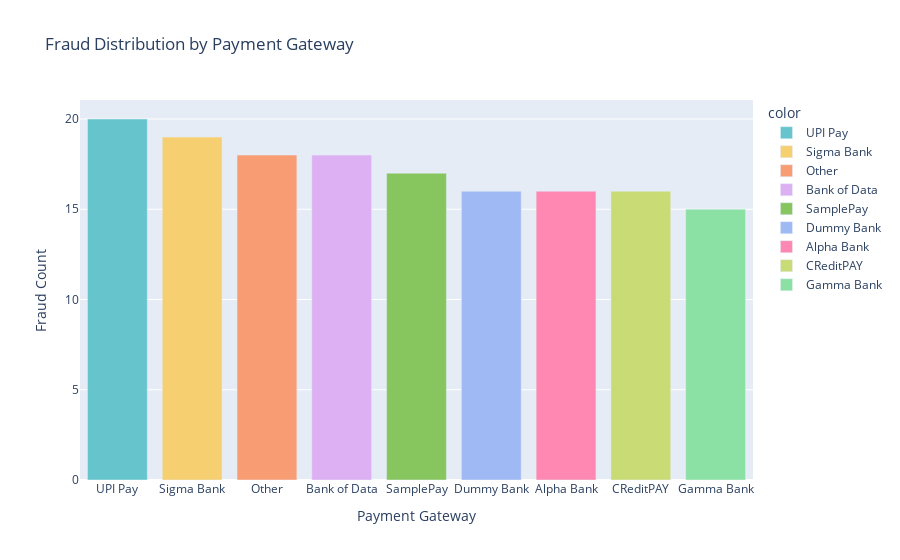

Notebook cell for this chart:
### Code cell
#plot 2 farud distribution by payment gateway 
fig = px.bar(x=fraud['Payment_Gateway'].value_counts().index,
             y=fraud['Payment_Gateway'].value_counts().values,
             title='Fraud Distribution by Payment Gateway' , 
             color=fraud['Payment_Gateway'].value_counts().index,
             labels={'x': 'Payment Gateway', 'y': 'Fraud Count'},
             color_discrete_sequence=px.colors.qualitative.Pastel)
fig.update_layout(xaxis={'categoryorder': 'total descending'})

fig.show()

### Figure 1 — Plotly figure (JSON) as saved in the notebook; plotly's stock layout.template omitted (floating-point values rounded to 4 significant figures)
{"data": [{"alignmentgroup": "True", "hovertemplate": "color=UPI Pay<br>Payment Gateway=%{x}<br>Fraud Count=%{y}<extra></extra>", "legendgroup": "UPI Pay", "marker": {"color": "rgb(102, 197, 204)", "pattern": {"shape": ""}}, "name": "UPI Pay", "offsetgroup": "UPI Pay", "orientation": "v", "showlegend": true, "textposition": "auto", "type": "bar", "x": ["UPI Pay"], "xaxis": "x", "y": [20], "yaxis": "y"}, {"alignmentgroup": "True", "hovertemplate": "color=Sigma Bank<br>Payment Gateway=%{x}<br>Fraud Count=%{y}<extra></extra>", "legendgroup": "Sigma Bank", "marker": {"color": "rgb(246, 207, 113)", "pattern": {"shape": ""}}, "name": "Sigma Bank", "offsetgroup": "Sigma Bank", "orientation": "v", "showlegend": true, "textposition": "auto", "type": "bar", "x": ["Sigma Bank"], "xaxis": "x", "y": [19], "yaxis": "y"}, {"alignmentgroup": "True", "hovertemplate": "color=Other<br>Payment Gateway=%{x}<br>Fraud Count=%{y}<extra></extra>", "legendgroup": "Other", "marker": {"color": "rgb(248, 156, 116)", "pattern": {"shape": ""}}, "name": "Other", "offsetgroup": "Other", "orientation": "v", "showlegend": true, "textposition": "auto", "type": "bar", "x": ["Other"], "xaxis": "x", "y": [18], "yaxis": "y"}, {"alignmentgroup": "True", "hovertemplate": "color=Bank of Data<br>Payment Gateway=%{x}<br>Fraud Count=%{y}<extra></extra>", "legendgroup": "Bank of Data", "marker": {"color": "rgb(220, 176, 242)", "pattern": {"shape": ""}}, "name": "Bank of Data", "offsetgroup": "Bank of Data", "orientation": "v", "showlegend": true, "textposition": "auto", "type": "bar", "x": ["Bank of Data"], "xaxis": "x", "y": [18], "yaxis": "y"}, {"alignmentgroup": "True", "hovertemplate": "color=SamplePay<br>Payment Gateway=%{x}<br>Fraud Count=%{y}<extra></extra>", "legendgroup": "SamplePay", "marker": {"color": "rgb(135, 197, 95)", "pattern": {"shape": ""}}, "name": "SamplePay", "offsetgroup": "SamplePay", "orientation": "v", "showlegend": true, "textposition": "auto", "type": "bar", "x": ["SamplePay"], "xaxis": "x", "y": [17], "yaxis": "y"}, {"alignmentgroup": "True", "hovertemplate": "color=Dummy Bank<br>Payment Gateway=%{x}<br>Fraud Count=%{y}<extra></extra>", "legendgroup": "Dummy Bank", "marker": {"color": "rgb(158, 185, 243)", "pattern": {"shape": ""}}, "name": "Dummy Bank", "offsetgroup": "Dummy Bank", "orientation": "v", "showlegend": true, "textposition": "auto", "type": "bar", "x": ["Dummy Bank"], "xaxis": "x", "y": [16], "yaxis": "y"}, {"alignmentgroup": "True", "hovertemplate": "color=Alpha Bank<br>Payment Gateway=%{x}<br>Fraud Count=%{y}<extra></extra>", "legendgroup": "Alpha Bank", "marker": {"color": "rgb(254, 136, 177)", "pattern": {"shape": ""}}, "name": "Alpha Bank", "offsetgroup": "Alpha Bank", "orientation": "v", "showlegend": true, "textposition": "auto", "type": "bar", "x": ["Alpha Bank"], "xaxis": "x", "y": [16], "yaxis": "y"}, {"alignmentgroup": "True", "hovertemplate": "color=CReditPAY<br>Payment Gateway=%{x}<br>Fraud Count=%{y}<extra></extra>", "legendgroup": "CReditPAY", "marker": {"color": "rgb(201, 219, 116)", "pattern": {"shape": ""}}, "name": "CReditPAY", "offsetgroup": "CReditPAY", "orientation": "v", "showlegend": true, "textposition": "auto", "type": "bar", "x": ["CReditPAY"], "xaxis": "x", "y": [16], "yaxis": "y"}, {"alignmentgroup": "True", "hovertemplate": "color=Gamma Bank<br>Payment Gateway=%{x}<br>Fraud Count=%{y}<extra></extra>", "legendgroup": "Gamma Bank", "marker": {"color": "rgb(139, 224, 164)", "pattern": {"shape": ""}}, "name": "Gamma Bank", "offsetgroup": "Gamma Bank", "orientation": "v", "showlegend": true, "textposition": "auto", "type": "bar", "x": ["Gamma Bank"], "xaxis": "x", "y": [15], "yaxis": "y"}], "layout": {"barmode": "relative", "legend": {"title": {"text": "color"}, "tracegroupgap": 0}, "title": {"text": "Fraud Distribution by Payment Gateway"}, "xaxis": {"anchor": "y", "categoryorder": "total descending", "domain": [0, 1], "title": {"text": "Payment Gateway"}}, "yaxis": {"anchor": "x", "domain": [0, 1], "title": {"text": "Fraud Count"}}}}
